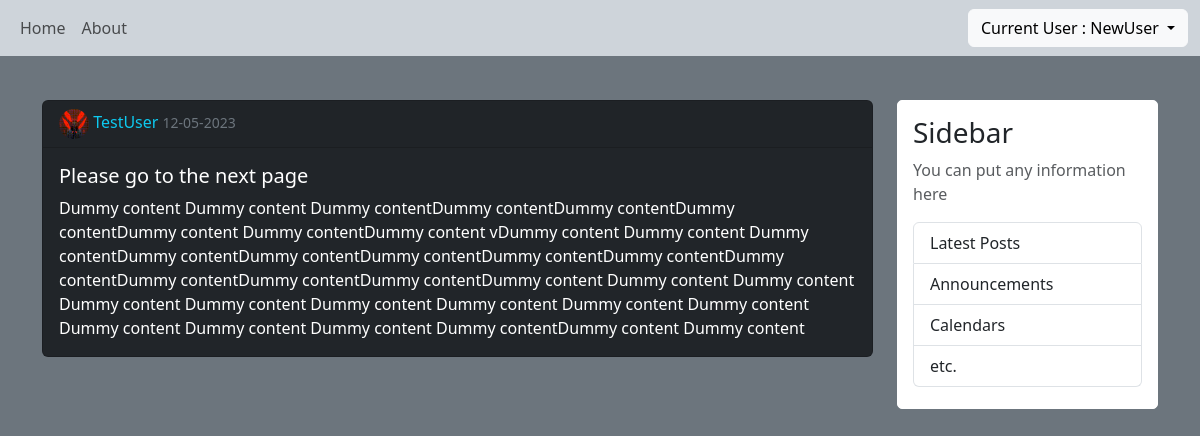
The app's page /post/13 (signed in) with its own data.
### flaskLearn/models.py (models this page shows, shortened)
class User(db.Model, UserMixin):
    id = db.Column(db.Integer, primary_key = True)
    username = db.Column(db.String(20), unique = True, nullable = False)
    email = db.Column(db.String(120), unique = True, nullable = False)
    image_file = db.Column(db.String(20), nullable = False, default = 'default.jpg')
    password = db.Column(db.String(60), nullable = False)
    posts = db.relationship('Post', backref = 'author', lazy = True)

class Post(db.Model):
    id = db.Column(db.Integer, primary_key = True)
    title = db.Column(db.String(100), nullable = False)
    date_posted = db.Column(db.DateTime(), nullable = False, default = datetime.utcnow)
    content = db.Column(db.Text, nullable = False)
    user_id = db.Column(db.Integer, db.ForeignKey('user.id'), nullable = False)

### flaskLearn/posts/routes.py (the view)
@posts.route("/post/<int:post_id>")
@login_required
def post(post_id):
    post = Post.query.get_or_404(post_id) #if id doesn't exist, gives a 404 not found
    return render_template('post.html', title = post.title, post = post)

### flaskLearn/models.py (called while the page is built)
@login_manager.user_loader
def load_user(user_id):
    return User.query.get(int(user_id))

### flaskLearn/templates/post.html (shortened to what this page needs)
{% extends "layout.html" %}
{% block content %}
    <div class="card text-bg-dark mb-3 col-md-12" >
        <div class="card-header">
            <img class = "rounded-circle article-img" src = "{{url_for('static', filename = 'profile_pics/' + post.author.image_file)}}">
            <span class = 'text-info'> {{post.author.username}} </span>
            <small class = 'text-secondary'> {{post.date_posted.strftime('%d-%m-%Y')}} </small>
        </div>
        <div class="card-body">
        <h5 class="card-title">
            {{post.title}}
        </h5>
        <p class="card-text">{{post.content}}</p>
        </div>
    </div>
{% endblock %}

### flaskLearn/templates/layout.html (shortened to what this page needs)
<!DOCTYPE html>
<html lang="en">
<head>
    <link href="https://cdn.jsdelivr.net/npm/bootstrap@5.3.0-alpha3/dist/css/bootstrap.min.css" rel="stylesheet">
    <link rel="stylesheet" href="https://cdn.jsdelivr.net/npm/bootstrap-icons@1.3.0/font/bootstrap-icons.css">
    <link type = "text/css" rel = "stylesheet" href = "{{ url_for('static', filename = 'main.css')}}">
    <header class = "site-header">
      <nav class="navbar fixed-top navbar-expand-lg bg-dark-subtle" id = "nav-bar">
          <div class="container-fluid" id = "nav-bg">
            <div class="collapse navbar-collapse" id="navbarText">
              <ul class="navbar-nav me-auto mb-2 mb-lg-0">
                <li class="nav-item">
                  <a class="nav-link {% if active == 'home' %} active {% endif %}" aria-current="page" href="{{url_for('main.home')}}">Home</a>
                </li>
                <li class="nav-item">
                  <a class="nav-link {% if active == 'about' %} active {% endif %}" aria-current="page"" href="{{url_for('main.about')}}">About</a>
                </li>
              </ul>
              <ul class = "navbar-nav ml-auto mb-2 mb-lg-0">
                {% if current_user.is_authenticated == False %}
                  <li class = "nav-item ">
                      <a class = "nav-link" href = "{{url_for('users.login')}}">Login</a>
                  </li>
                  <li class = "nav-item">
                      <a class = "nav-link" href = "{{url_for('users.register')}}">Register</a    >
                  </li>
                {% else %}
                <li class="nav-item dropdown">
                  <button class="btn btn-light dropdown-toggle" type = "button" data-bs-toggle="dropdown" aria-expanded="false">
                    Current User : {{current_user.username}}
                  </button>
                </li>
                {% endif %}
              </ul>
            </div>
          </div>
        </nav>
  </header>
</head>
<body class = "bg-secondary">
    <main role = "main" class = "container">
        <div class = "row">
            <div class = "col-md-9">
                {% block content%} {% endblock %}
            </div>
            <div class = "col-md-3">
                <div class = "content-section border border-white">
                    <h3>Sidebar</h3>
                    <p class = "text-muted">
                        You can put any information here
                        <ul class = "list-group">
                            <li class = "list-group-item"> Latest Posts </li>
                            <li class = "list-group-item"> Announcements </li>
                            <li class = "list-group-item"> Calendars </li>
                            <li class = "list-group-item"> etc. </li>
                        </ul>
                    </p>
                </div>
            </div>
        </div>
    </main>
</body>
</html>

### flaskLearn/static/main.css (style rules this page uses)
body { margin-top : 100px; }
main { margin-top: 30px; }
#nav-bar { background-color: rgba((37, 41, 88)); }
.content-section { padding : 15px 15px 5px 15px; background-color: white; border-radius: 5px; }
.article-img { height: 30px; width: 30px; object-fit: cover; }

### records on screen
User: username "NewUser"
User: image_file (picture), author.username "TestUser"
Post: date_posted "12-05-2023", title "Please go to the next page", content "Dummy content Dummy content Dummy contentDummy contentDummy contentDummy contentDummy content Dummy contentDummy content vDummy content Dummy content Dummy contentDummy contentDummy contentDummy contentDummy contentDummy contentDummy contentDummy contentDummy contentDummy contentDummy content Dummy content Dummy content Dummy content Dummy content Dummy content Dummy content Dummy content Dummy content Dummy content Dummy content Dummy content Dummy contentDummy content Dummy content"
